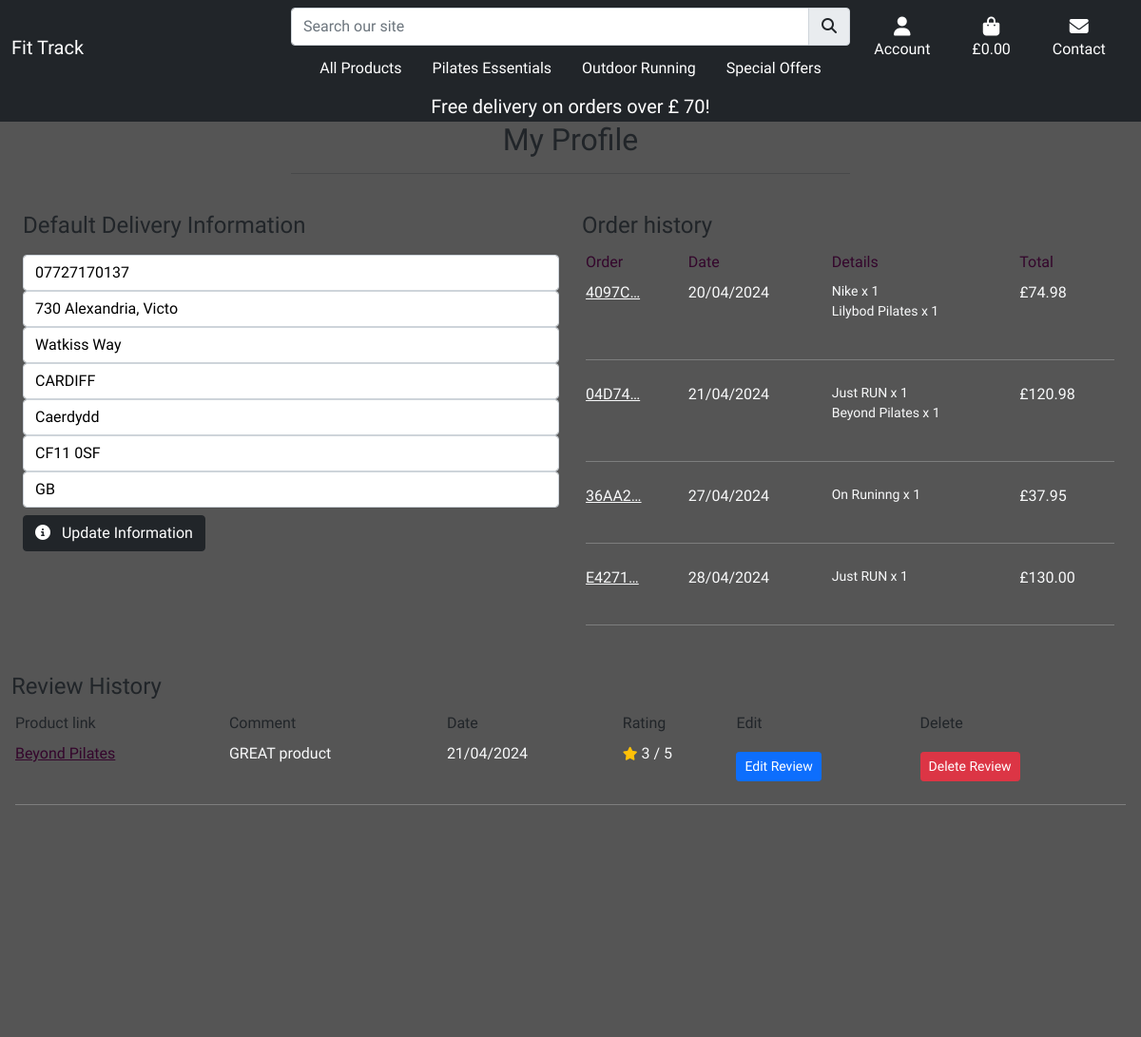
The page /profile/ (signed in) on the database as committed earlier.
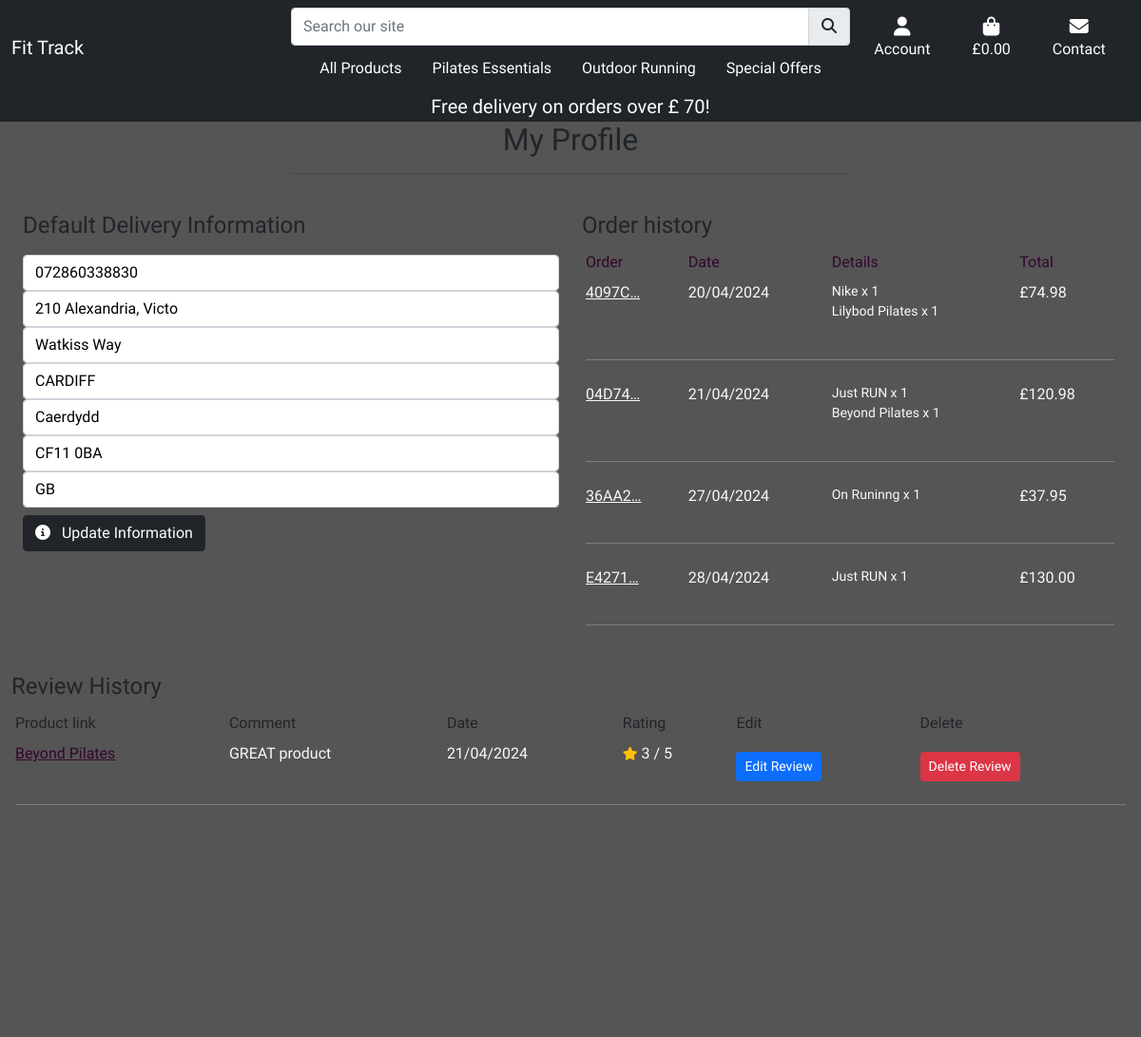
The same page on the database as committed later.
### profiles/models.py (models this page shows, shortened)
class UserProfile(models.Model):
    user = models.OneToOneField(User, on_delete=models.CASCADE)
    default_phone_number = models.CharField(max_length=20, null=True, blank=True)
    default_street_address1 = models.CharField(max_length=80, null=True, blank=True)
    default_street_address2 = models.CharField(max_length=80, null=True, blank=True)
    default_town_or_city = models.CharField(max_length=40, null=True, blank=True)
    default_county = models.CharField(max_length=80, null=True, blank=True)
    default_postcode = models.CharField(max_length=20, null=True, blank=True)
    default_country = models.CharField(max_length=40, null=False, blank=False)

### profiles/views.py (the view)
# urls.py: path('profile/', include('profiles.urls')),
@login_required
def profile(request):
    profile = get_object_or_404(UserProfile, user=request.user)
    reviews = Review.objects.filter(user=request.user)
    if request.method == 'POST':
        form = UserProfileForm(request.POST, instance=profile)
        if form.is_valid():
            form.save()
            messages.success(request, 'Profile updated successfully')
        else:
            messages.error(request, 'Update failed. Please ensure the form is valid.')
    else:
        form = UserProfileForm(instance=profile)
    orders = profile.orders.all()
    template = 'profiles/profile.html'
    context = {
        'form': form,
        'orders': orders,
        'reviews': reviews,
        'on_profile_page': True
    }
    return render(request, template, context)

### profiles/forms.py
class UserProfileForm(forms.ModelForm):
    class Meta:
        model = UserProfile
        exclude = ('user',)
    def __init__(self, *args, **kwargs):
        super().__init__(*args, **kwargs)
        placeholders = {
            'default_phone_number': 'Phone Number',
            'default_postcode': 'Postal Code',
            'default_town_or_city': 'Town or City',
            'default_street_address1': 'Street Address 1',
            'default_street_address2': 'Street Address 2',
            'default_county': 'County, State or Locality',
            'default_country': 'Country',
        }
        self.fields['default_phone_number'].widget.attrs['autofocus'] = True
        for field in self.fields:
            if self.fields[field].required:
                placeholder = f'{placeholders[field]} *'
            else:
                placeholder = placeholders[field]
            self.fields[field].widget.attrs['placeholder'] = placeholder
            self.fields[field].widget.attrs['class'] = 'stripe-style-input'
            self.fields[field].label = False

### profiles/templates/profiles/profile.html (shortened to what the changed rows need)
{% extends "base.html"%}
{% load static %}
{% block extra_css %}
<link rel="stylesheet" href="{% static 'profiles/css/profile.css' %}">
{% endblock %}
{% block content %}
<div class="container-fluid vh-100 clear-nav">
    <div class="row">
        <div class="col text-center ">
            <h2 class="text-dark">My Profile</h2>
        </div>
    </div>
    <div class="row col-12 mx-auto">
        <div class="col-12 col-lg-6 mt-4">
            <h2 class="text-dark fs-4 text-md">
                Default Delivery Information
            </h2>
            <form id="profile-update-form" class="mt-3" action="{% url 'profile' %}" method="POST">
                {{ form|crispy }}
            </form>
        </div>
        <div class="col-12 col-lg-6 mt-4">
            <h2 class="dark fs-4 text-dark">Order history</h2>
            <div class="order-history table-responsive">
                <table class="table table-sm table-borderless">
                    <thead>
                        <tr class="text-purple">
                            <td>Order</td>
                            <td>Date</td>
                            <td>Details</td>
                            <td>Total</td>
                        </tr>
                    </thead>
                </table>
            </div>
        </div>
    </div>
    {% if reviews %}
    <div class="row mt-3 d-none d-md-block">
        <div class="col text-left">
            <h2 class="dark fs-4 text-dark">Review History</h2>
            <div class="order-history table-responsive">
                <table class="table table-sm table-borderless">
                    <thead>
                        <tr class="text-dark">
                            <td>Product link</td>
                            <td>Comment</td>
                            <td>Date</td>
                            <td>Rating</td>
                            <td>Edit</td>
                            <td>Delete </td>
                        </tr>
                    </thead>
                </table>
            </div>
        </div>
    </div>
    {% endif %}
</div>
{% endblock %}

Rows that differ between the two databases and show on the page:
changed UserProfile "Watkiss Way": default_phone_number "07727170137" → "072860338830"; default_street_address1 "730 Alexandria, Victo" → "210 Alexandria, Victo"; default_postcode "CF11 0SF" → "CF11 0BA"
